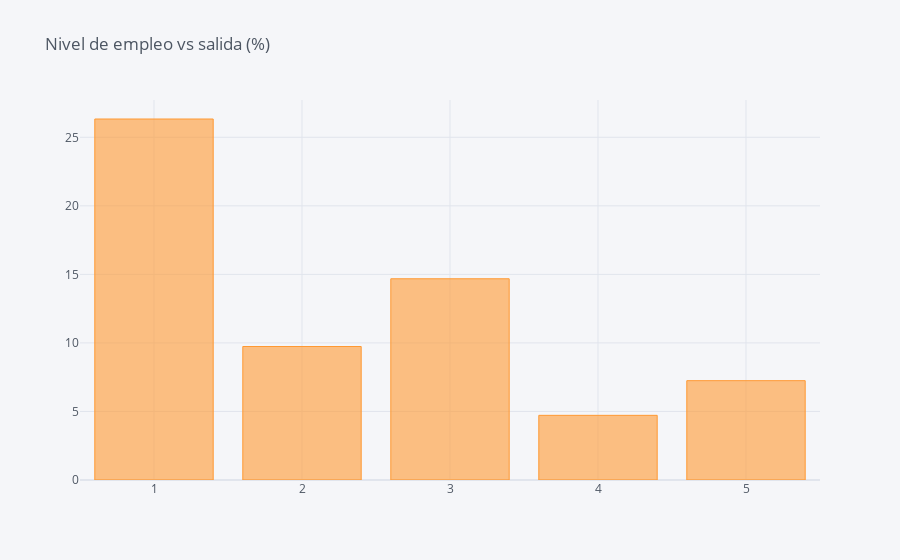

The notebook cell this image was saved under:
### Code cell
df_JobLevel = pd.DataFrame(columns=["Job Level", "% of Leavers"])
i=0
for field in list(df_HR['JobLevel'].unique()):
    ratio = df_HR[(df_HR['JobLevel']==field)&(df_HR['Attrition']=="Yes")].shape[0] / df_HR[df_HR['JobLevel']==field].shape[0]
    df_JobLevel.loc[i] = (field, ratio*100)
    i += 1
    #print("In {}, the ratio of leavers is {:.2f}%".format(field, ratio*100))    
df_JL = df_JobLevel.groupby(by="Job Level").sum()
df_JL.iplot(kind='bar',title='Nivel de empleo vs salida (%)')

### Figure 1 — Plotly figure (JSON) as saved in the notebook; plotly's stock layout.template omitted (floating-point values rounded to 4 significant figures)
{"data": [{"marker": {"color": "rgba(255, 153, 51, 0.6)", "line": {"color": "rgba(255, 153, 51, 1.0)", "width": 1}}, "name": "% of Leavers", "orientation": "v", "text": "", "type": "bar", "x": [1, 2, 3, 4, 5], "y": [26.34, 9.738, 14.68, 4.717, 7.246]}], "layout": {"legend": {"bgcolor": "#F5F6F9", "font": {"color": "#4D5663"}}, "paper_bgcolor": "#F5F6F9", "plot_bgcolor": "#F5F6F9", "title": {"font": {"color": "#4D5663"}, "text": "Nivel de empleo vs salida (%)"}, "xaxis": {"gridcolor": "#E1E5ED", "showgrid": true, "tickfont": {"color": "#4D5663"}, "title": {"font": {"color": "#4D5663"}, "text": ""}, "zerolinecolor": "#E1E5ED"}, "yaxis": {"gridcolor": "#E1E5ED", "showgrid": true, "tickfont": {"color": "#4D5663"}, "title": {"font": {"color": "#4D5663"}, "text": ""}, "zerolinecolor": "#E1E5ED"}}}
